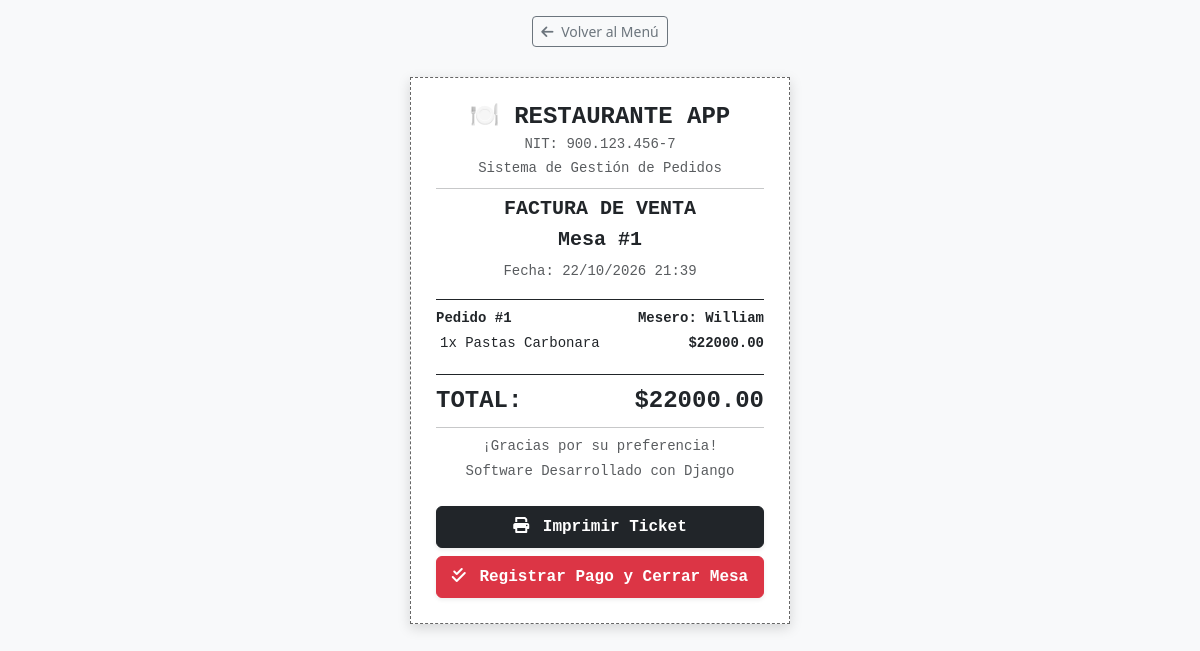
/mesa/1/cuenta/, run on the app's committed database.
### mesas/models.py (models this page shows, shortened)
class Mesa(models.Model):
    numero = models.IntegerField(unique=True)
    capacidad = models.PositiveIntegerField(default=4)
    ocupada = models.BooleanField(default=False)

### pedidos/models.py (models this page shows, shortened)
class Pedido(models.Model):
    ESTADOS = [
        ('PENDIENTE', 'Pendiente'),
        ('EN_PREPARACION', 'En Preparación'),
        ('LISTO', 'Listo para Servir'),
        ('PAGADO', 'Pagado / Cerrado'),
        ('CANCELADO', 'Cancelado'),
    ]
    mesa = models.ForeignKey(Mesa, on_delete=models.CASCADE, related_name='pedidos')
    mesero = models.ForeignKey(Mesero, on_delete=models.CASCADE, related_name='pedidos')
    fecha_creacion = models.DateTimeField(auto_now_add=True)
    estado = models.CharField(max_length=20, choices=ESTADOS, default='PENDIENTE')
    platos = models.ManyToManyField(Plato, through='detalles_pedido.DetallePedido')
    @property
    def total_pedido(self):
        return sum(detalle.subtotal for detalle in self.detalles.all())

### meseros/models.py (models this page shows, shortened)
class Mesero(models.Model):
    usuario = models.OneToOneField(User, on_delete=models.CASCADE, null=True, blank=True)
    nombre = models.CharField(max_length=100)
    telefono = models.CharField(max_length=20, blank=True, null=True)

### detalles_pedido/models.py (models this page shows, shortened)
class DetallePedido(models.Model):
    pedido = models.ForeignKey('pedidos.Pedido', on_delete=models.CASCADE, related_name='detalles')
    plato = models.ForeignKey('platos.Plato', on_delete=models.CASCADE)
    cantidad = models.PositiveIntegerField(default=1)
    @property
    def subtotal(self):
        return self.cantidad * self.plato.precio

### platos/models.py (models this page shows, shortened)
class Plato(models.Model):
    categoria = models.ForeignKey(Categoria, on_delete=models.CASCADE, related_name='platos')
    nombre = models.CharField(max_length=150)
    descripcion = models.TextField(blank=True, null=True)
    precio = models.DecimalField(max_digits=10, decimal_places=2)
    disponible = models.BooleanField(default=True)

### pedidos/views.py (the view)
# urls.py: path('mesa/<int:mesa_id>/cuenta/', views.detalle_cuenta, name='detalle_cuenta'),
def detalle_cuenta(request, mesa_id):
    mesa = get_object_or_404(Mesa, id=mesa_id)
    pedidos_activos = Pedido.objects.filter(mesa=mesa).exclude(estado='PAGADO')
    total_cuenta = sum(p.total_pedido for p in pedidos_activos)
    if request.method == 'POST':
        pedidos_activos.update(estado='PAGADO')
        mesa.ocupada = False
        mesa.save()
        return redirect('lista_menu')
    context = {
        'mesa': mesa,
        'pedidos_activos': pedidos_activos,
        'total_cuenta': total_cuenta,
    }
    return render(request, 'pedidos/cuenta.html', context)

### pedidos/templates/pedidos/cuenta.html (shortened to what this page needs)
<!DOCTYPE html>
<html lang="es">
<head>
    <link href="https://cdn.jsdelivr.net/npm/bootstrap@5.3.0/dist/css/bootstrap.min.css" rel="stylesheet">
    <link rel="stylesheet" href="https://cdnjs.cloudflare.com/ajax/libs/font-awesome/6.0.0/css/all.min.css">
</head>
<body>
    <div class="container my-3 text-center no-print">
        <a href="{% url 'lista_menu' %}" class="btn btn-outline-secondary btn-sm">
            <i class="fas fa-arrow-left me-1"></i> Volver al Menú
        </a>
    </div>
    <div class="ticket-receipt">
        <div class="text-center mb-3">
            <h4 class="fw-bold mb-0">🍽️ RESTAURANTE APP</h4>
            <small class="text-muted">NIT: 900.123.456-7</small><br>
            <small class="text-muted">Sistema de Gestión de Pedidos</small>
            <hr class="my-2 border-dark">
            <h5 class="fw-bold mb-1">FACTURA DE VENTA</h5>
            <p class="mb-1 fs-5 fw-bold">Mesa #{{ mesa.numero }}</p>
            <small class="text-muted">Fecha: {% now "d/m/Y H:i" %}</small>
        </div>
        <div class="border-top border-bottom border-dark py-2 my-2">
            {% for pedido in pedidos_activos %}
                <div class="mb-2">
                    <div class="d-flex justify-content-between small fw-bold">
                        <span>Pedido #{{ pedido.id }}</span>
                        <span>Mesero: {{ pedido.mesero.nombre }}</span>
                    </div>
                    <ul class="list-unstyled mb-0 ps-1">
                        {% for detalle in pedido.detalles.all %}
                            <li class="d-flex justify-content-between small py-1">
                                <span>{{ detalle.cantidad }}x {{ detalle.plato.nombre }}</span>
                                <span class="fw-bold">${{ detalle.subtotal }}</span>
                            </li>
                        {% endfor %}
                    </ul>
                </div>
            {% empty %}
                <p class="text-center text-muted small my-3">No hay consumos pendientes en esta mesa.</p>
            {% endfor %}
        </div>
        <div class="d-flex justify-content-between fw-bold fs-4 my-2">
            <span>TOTAL:</span>
            <span>${{ total_cuenta }}</span>
        </div>
        <hr class="my-2 border-dark">
        <div class="text-center small text-muted mb-3">
            <p class="mb-1">¡Gracias por su preferencia!</p>
            <p class="mb-0">Software Desarrollado con Django</p>
        </div>
        <div class="no-print mt-4">
            {% if pedidos_activos %}
                <button onclick="window.print()" class="btn btn-dark w-100 mb-2 fw-bold py-2 shadow-sm">
                    <i class="fas fa-print me-1"></i> Imprimir Ticket
                </button>
                <form method="POST">
                    <button type="submit" class="btn btn-danger w-100 fw-bold py-2 shadow-sm">
                        <i class="fas fa-check-double me-1"></i> Registrar Pago y Cerrar Mesa
                    </button>
                </form>
            {% else %}
                <a href="{% url 'lista_menu' %}" class="btn btn-primary w-100 fw-bold py-2">Volver al Panel Principal</a>
            {% endif %}
        </div>
    </div>
</body>
</html>

### pedidos/templates/pedidos/cuenta.html (style rules this page uses)
body { background-color: #f8f9fa; }
.ticket-receipt { max-width: 380px; margin: 30px auto; background: #fff; padding: 25px; border: 1px dashed #666; font-family: 'Courier New', Courier, monospace; box-shadow: 0 4px 12px rgba(0,0,0,0.15); }

### data on the page
Mesa: numero "1"
Pedido: id "1", mesero.nombre "William"
DetallePedido: cantidad "1", plato.nombre "Pastas Carbonara", subtotal "22000.00"

### other printed values
{{ total_cuenta }} "22000.00"
